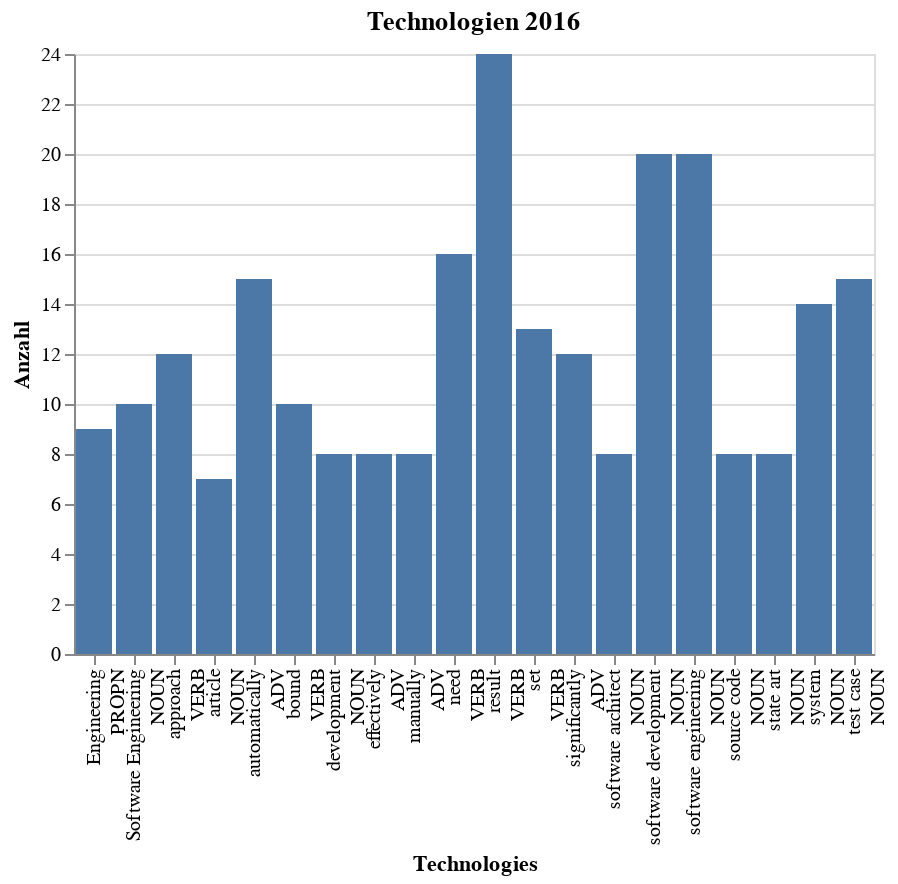

Notebook source saved alongside this figure:
### Markdown cell above
### Balkendiagramm 2016

### Code cell
year = 2016
d = data_words[year].nlargest(anzahl_top_topics).sort_values(ascending=False)
source = pd.DataFrame({'Technologies': d.index,
                            'Anzahl': d})
alt.Chart(source).mark_bar().encode(
        x='Technologies:O',
        y='Anzahl:Q'
    ).properties(
    title=f'Technologien {year}')

### Figure 1 — Vega-Lite specification as saved in the notebook (floating-point values rounded to 4 significant figures)
{"config": {"view": {"continuousWidth": 400, "continuousHeight": 300}}, "data": {"name": "data-5bec3db1ffc6310dfbdcec8dee33831f"}, "mark": "bar", "encoding": {"x": {"type": "ordinal", "field": "Technologies"}, "y": {"type": "quantitative", "field": "Anzahl"}}, "title": "Technologien 2016", "$schema": "https://vega.github.io/schema/vega-lite/v4.8.1.json", "datasets": {"data-5bec3db1ffc6310dfbdcec8dee33831f": [{"Technologies": ["result", "VERB"], "Anzahl": 24}, {"Technologies": ["software development", "NOUN"], "Anzahl": 20}, {"Technologies": ["software engineering", "NOUN"], "Anzahl": 20}, {"Technologies": ["need", "VERB"], "Anzahl": 16}, {"Technologies": ["automatically", "ADV"], "Anzahl": 15}, {"Technologies": ["test case", "NOUN"], "Anzahl": 15}, {"Technologies": ["system", "NOUN"], "Anzahl": 14}, {"Technologies": ["set", "VERB"], "Anzahl": 13}, {"Technologies": ["approach", "VERB"], "Anzahl": 12}, {"Technologies": ["significantly", "ADV"], "Anzahl": 12}, {"Technologies": ["Software Engineering", "NOUN"], "Anzahl": 10}, {"Technologies": ["bound", "VERB"], "Anzahl": 10}, {"Technologies": ["Engineering", "PROPN"], "Anzahl": 9}, {"Technologies": ["state art", "NOUN"], "Anzahl": 8}, {"Technologies": ["development", "NOUN"], "Anzahl": 8}, {"Technologies": ["effectively", "ADV"], "Anzahl": 8}, {"Technologies": ["manually", "ADV"], "Anzahl": 8}, {"Technologies": ["software architect", "NOUN"], "Anzahl": 8}, {"Technologies": ["source code", "NOUN"], "Anzahl": 8}, {"Technologies": ["article", "NOUN"], "Anzahl": 7}]}}
